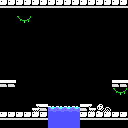

A level layout from a 2D game, rendered from its tile map. Below: a short description, then the map file with its tile-grid data intact:
An orthogonal 16x16 tile map with 8x8 px tiles, 1 tile layer (Tile Layer 1).

<map version="1.0" tiledversion="1.0.2" orientation="orthogonal" renderorder="right-down" width="16" height="16" tilewidth="8" tileheight="8" nextobjectid="1">
 <tileset firstgid="1" name="tiles-outer-ruins" tilewidth="8" tileheight="8" tilecount="256" columns="16">
  <image source="tiles-outer-ruins.png" width="128" height="128" />
 </tileset>
 <layer name="Tile Layer 1" width="16" height="16">
  <data encoding="csv">
150,150,150,150,150,150,150,150,150,150,150,150,150,150,150,150,
1,1,1,1,1,1,1,1,1,1,1,1,1,1,1,1,
1,1,10,11,1,1,1,1,1,1,1,1,1,1,1,1,
1,1,1,1,1,1,1,1,1,1,1,1,1,1,1,1,
1,1,1,1,1,1,1,1,1,1,1,1,1,1,1,1,
1,1,1,1,1,1,1,1,1,1,1,1,1,1,1,1,
1,1,1,1,1,1,1,1,1,1,1,1,1,1,1,1,
1,1,1,1,1,1,1,1,1,1,1,1,1,1,1,1,
1,1,1,1,1,1,1,1,1,1,1,1,1,1,1,1,
1,1,1,1,1,1,1,1,1,1,1,1,1,1,1,1,
158,158,1,1,1,1,1,1,1,1,1,1,1,1,158,158,
1,1,1,1,1,1,1,1,1,1,1,1,1,1,10,11,
1,1,1,1,1,1,1,1,1,1,1,1,1,1,1,1,
1,1,1,1,167,158,130,130,130,130,158,176,43,44,1,1,
150,150,150,150,150,150,129,129,129,129,150,150,150,150,150,150,
1,1,1,1,1,1,129,129,129,129,1,1,1,1,1,1
</data>
 </layer>
</map>
